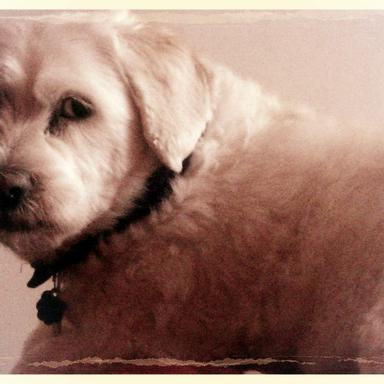
#> input picture data/raw/archive/images/angry/11355642185_1f20878def_b.jpg, 384 x 384 px; its folder holds 3 pictures in this run
$ python 01_inspect.py
#> lines starting #> are read from the running program, lines starting #| are printed output that depends on the picture
import random
from collections import defaultdict
from pathlib import Path

import matplotlib.pyplot as plt
from PIL import Image

RAW = Path("data/raw")
OUT = Path("outputs")
OUT.mkdir(exist_ok=True)
EXT = {".jpg", ".jpeg", ".png", ".webp", ".bmp"}
random.seed(42)

by_class = defaultdict(list)
for p in RAW.rglob("*"):
    if p.suffix.lower() in EXT:
        by_class[p.parent.name].append(p)

print("Images per class folder:")
for c, files in sorted(by_class.items()):
    print(f"  {c}: {len(files)}")

# Broken files and sizes
bad, small, sizes = [], [], []
for c, files in by_class.items():
    for p in files:
        try:
            with Image.open(p) as im:
#> im is the input picture: PIL image 384x384 RGB; mean R, G, B 156.5, 121.6, 108.5
                w, h = im.size
#> w = 384; h = 384
            sizes.append((w, h))
            if min(w, h) < 100:
                small.append(p)
        except Exception:
            bad.append(p)
print(f"\nUnreadable: {len(bad)} | Smaller than 100px: {len(small)}")
if sizes:
    ws, hs = zip(*sizes)
    print(f"Width {min(ws)}-{max(ws)}, height {min(hs)}-{max(hs)}")

# Contact sheets
for c, files in by_class.items():
    sample = random.sample(files, min(50, len(files)))
    fig, axes = plt.subplots(5, 10, figsize=(20, 10))
    for ax in axes.flat:
        ax.axis("off")
    for ax, p in zip(axes.flat, sample):
        try:
            ax.imshow(Image.open(p).convert("RGB"))
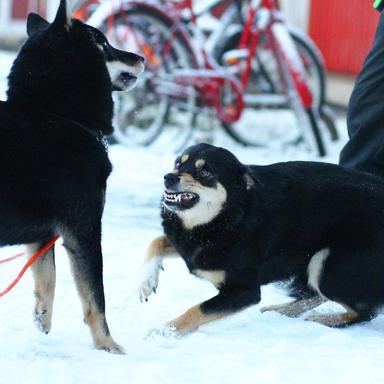
#> input picture data/raw/archive/images/angry/15763679573_45cfe16c18_b.jpg, 384 x 384 px
            ax.set_title(p.name[:12], fontsize=6)
        except Exception:
            pass
    fig.suptitle(c)
    plt.tight_layout()
    fig.savefig(OUT / f"inspect_{c}.png", dpi=80)
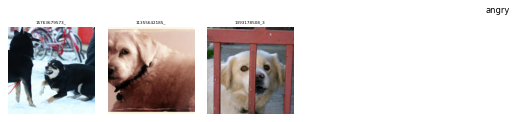
#> figure drawn by matplotlib, 3 panels
    plt.close(fig)
print("Contact sheets saved in outputs/")
